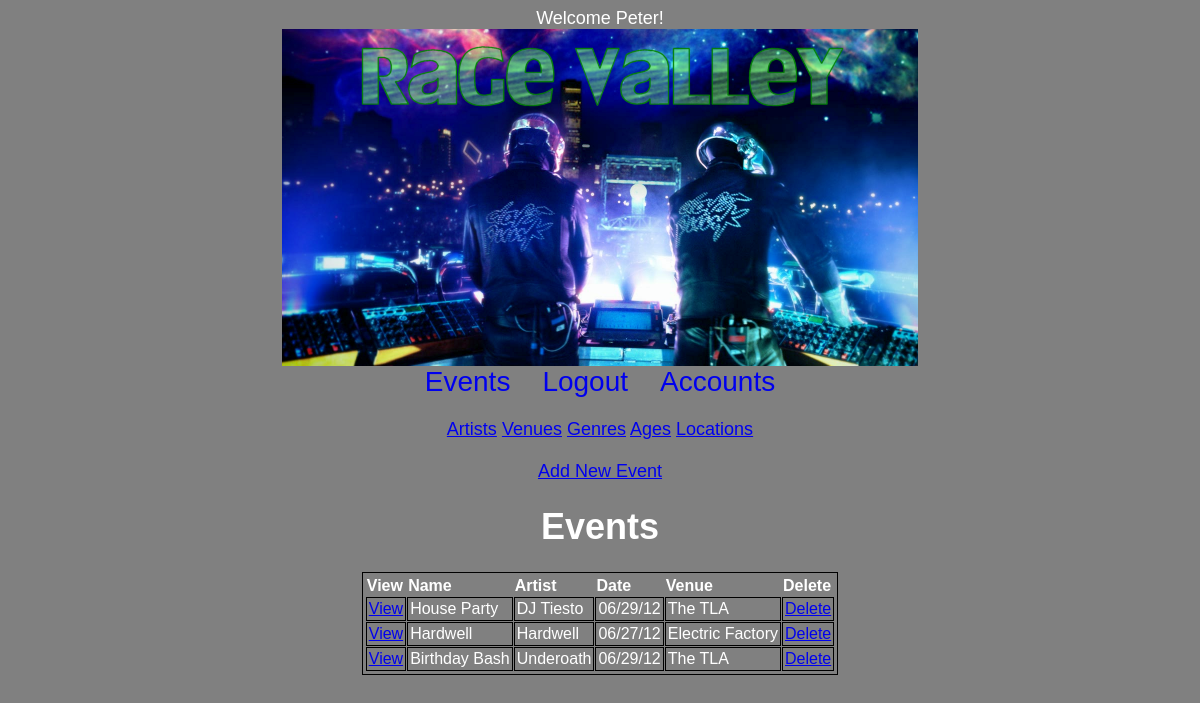
Screenshot of /admin/index.php?action=events (signed in) with the database file from the repository.
### tables this page shows
CREATE TABLE IF NOT EXISTS `events` (
  `eventID` int(11) NOT NULL AUTO_INCREMENT,
  `venueID` int(11) NOT NULL,
  `artistID` int(11) NOT NULL,
  `startDateTime` datetime NOT NULL,
  `endDateTime` datetime NOT NULL,
  `name` varchar(200) NOT NULL,
  `cost` decimal(10,0) NOT NULL,
  `ageID` int(11) NOT NULL,
  `genreID` int(11) NOT NULL,
  `details` varchar(1000) NOT NULL,
  `imageFileName` varchar(100) NOT NULL,
  `facebookEventLink` varchar(400) NOT NULL,
  PRIMARY KEY (`eventID`),
  UNIQUE KEY `eventID` (`eventID`)
);

CREATE TABLE IF NOT EXISTS `artists` (
  `artistID` int(11) NOT NULL AUTO_INCREMENT,
  `name` varchar(200) NOT NULL,
  `genreID` int(11) NOT NULL,
  `bio` varchar(2000) NOT NULL,
  `websiteLink` varchar(400) NOT NULL,
  PRIMARY KEY (`artistID`),
  UNIQUE KEY `artistID` (`artistID`)
);

CREATE TABLE IF NOT EXISTS `venues` (
  `venueID` int(11) NOT NULL AUTO_INCREMENT,
  `locationID` int(11) NOT NULL,
  `name` varchar(200) NOT NULL,
  `address` varchar(200) NOT NULL,
  `description` varchar(1000) NOT NULL,
  `websiteLink` varchar(400) NOT NULL,
  PRIMARY KEY (`venueID`),
  UNIQUE KEY `venueID` (`venueID`)
);

### admin/model/eventDB.php (called while the page is built, shortened)
<?php
class eventDB {
	public static function getEvents($filter,$order) {
        $db = Database::getDB();
        $query = "SELECT * FROM events
				  ORDER BY $filter $order";
        $result = $db->query($query);
		$events = array();
		foreach ($result as $row){
			$event = new Event($row['eventID'],
							   $row['name'],
							   $row['artistID'],
							   $row['venueID'],
							   $row['genreID'],
							   $row['startDateTime'],
							   $row['endDateTime'],
							   $row['cost'],
							   $row['ageID'],
							   $row['imageFileName'],
							   $row['facebookEventLink'],
							   $row['details']
								 );
			$events[] = $event;
		}
		return $events;
	}
}
?>

### admin/model/artistDB.php (called while the page is built, shortened)
<?php
class ArtistDB {
	static function getArtistByID($id){
		$db = Database::getDB();
		$query = "SELECT * FROM artists WHERE artistID = $id";
		$artist = $db->query($query);
		$artist = $artist->fetch();
		$artistByID = new Artist($artist['artistID'],$artist['name'],$artist['genreID'],$artist['bio'],$artist['websiteLink']);
		return $artistByID;
	}
}
?>

### admin/model/event.php (called while the page is built, shortened)
<?php
class Event{
	   public function __construct($id,$name,$artistID,$venueID,$genreID,$start,$end,$price,$ageID,$imageFileName,$facebook,$details) {
		$this->id = $id;
		$this->name = $name;
		$this->artist = ArtistDB::getArtistByID($artistID);
        $this->venue = VenueDB::getVenueByID($venueID);
        $this->genre = GenreDB::getGenreByID($genreID);
		$this->start = $start;
		$this->age = AgeDB::getAgeByID($ageID);
    }
	public function getID(){
		return $this->id;
	}
	public function getName(){
		return $this->name;
	}
	public function getStart(){
		return $this->start;
	}
}
?>

### admin/model/genreDB.php (called while the page is built, shortened)
<?php
class GenreDB {
	static function getGenreByID($id){
		$db = Database::getDB();
		$query = "SELECT * FROM genres WHERE genreID = $id";
		$genre = $db->query($query);
		$genre = $genre->fetch();
		$genreByID = new Genre($genre['genreID'],$genre['name']);
		return $genreByID;
	}
}
?>

### admin/model/artist.php (called while the page is built, shortened)
<?php
class Artist{
	   public function __construct($artistID,$name,$genreID,$bio,$websiteLink) {
        $this->name = $name;
        $this->genre = GenreDB::getGenreByID($genreID);
    }
	public function getName(){
		return $this->name;
	}
}
?>

### admin/model/venueDB.php (called while the page is built, shortened)
<?php
class VenueDB {
	static function getVenueByID($id){
		$db = Database::getDB();
		$query = "SELECT * FROM venues WHERE venueID = $id";
		$venue = $db->query($query);
		$venue = $venue->fetch();
		$venueByID = new Venue($venue['venueID'],
		                       $venue['locationID'],
							   $venue['name'],
							   $venue['address'],
							   $venue['description'],
							   $venue['websiteLink']);
		return $venueByID;
	}
}
?>

### admin/model/locationDB.php (called while the page is built, shortened)
<?php
class LocationDB {
	static function getLocationByID($id){
		$db = Database::getDB();
		$query = "SELECT * FROM locations WHERE locationID = $id";
		$result = $db->query($query);
		$location = $result->fetch();
		$locationByID = new Location($location['locationID'],
									 $location['city'],
									 $location['state'],
									 $location['zip'],
									 $location['country']);
		return $locationByID;
	}
}
?>

### admin/model/venue.php (called while the page is built, shortened)
<?php
class Venue{
	   public function __construct($venueID,$locationID,$name,$address,$description,$websiteLink) {
        $this->location = LocationDB::getLocationByID($locationID);
        $this->name = $name;
    }
	public function getName(){
		return $this->name;
	}
}
?>

### admin/model/ageDB.php (called while the page is built, shortened)
<?php
class AgeDB {
	static function getAgeByID($id){
		$db = Database::getDB();
		$query = "SELECT * FROM ages WHERE ageID = $id";
		$age = $db->query($query);
		$age = $age->fetch();
		$ageByID = new Age($age['ageID'],$age['name']);
		return $ageByID;
	}
}
?>

### admin/view/event/dsp_events.php (the view)
<a href="index.php?action=addEvent" >Add New Event</a>
<h1>Events</h1>
<table name="listEvents" cellspacing="1" cellpadding="1">
	<tr>
		<th>View</th>
		<th>Name</th>
		<th>Artist</th>
		<th>Date</th>
		<th>Venue</th>
		<th>Delete</th>
	</tr>
	<?php
		foreach ($events as $row){
			$date = new DateTime($row->getStart());
			echo "<tr>";
			echo "<td><a href='index.php?action=eventDetails&eid=" . $row->getID() . "'>View</a></td>";
			echo "<td>" . $row->getName() . "</td>";
			echo "<td>" . $row->artist->getName() . "</td>";
			echo "<td>" . $date->format('m/d/y') . "</td>";
			echo "<td>" . $row->venue->getName() . "</td>";
			echo "<td><a href='index.php?action=deleteRow&table=events&id=" . $row->getID() . "'>Delete</a></td>";
			echo "</tr>";
		}
	?>
</table>

### resources/css/admin.css (style rules this page uses)
body { background-color: gray; font-family:"helvetica"; font-size: 18px; color:white; text-align:center; }
table { padding:2px; margin:0 auto; text-align:left; border: 1px solid black; cells }
td { border: 1px solid black; padding: 2px; }

### rows the page displays
events: name "House Party", artistID.name "DJ Tiesto", startDateTime "06/29/12", venueID.name "The TLA"
events: name "Hardwell", artistID.name "Hardwell", startDateTime "06/27/12", venueID.name "Electric Factory"
events: name "Birthday Bash", artistID.name "Underoath", startDateTime "06/29/12", venueID.name "The TLA"

### other values shown
$_SESSION['firstName'] "Peter"
